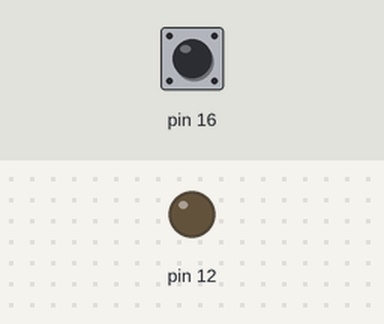
The program below on a simulated Raspberry Pi (header pin numbers). On the bench: output pins drawn as LEDs (lit = HIGH). The inputs (shaded band) are chosen by the test bench; at power-on: pin 16 HIGH. The run ends when the program shuts the computer down; the clock reads 2024-03-15 10:24:30 at power-on unless the program sets it; what the program prints to the terminal is not drawn. At 6.0 s the program puts the board to deep sleep or switches it off; the recording ends there.

Above: at 1.2 s.
1.3 s: pin 16 pulled LOW for 0.15 s
2.9 s: pin 16 pulled LOW for 1 s
5.4 s: pin 16 pulsed LOW 5 times (0.12 s each, 0.3 s apart)
Timing chart, 0 to 6.0 s (numbered marks = the images above; inputs shaded):
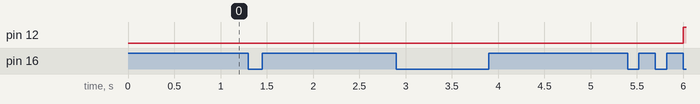

The program:

startup.py
```python
#!/usr/bin/python3
import RPi.GPIO as GPIO
import time as TIME
import subprocess

GPIO.setmode(GPIO.BOARD)
GPIO.setwarnings(False)
GPIO.setup(16,GPIO.IN,pull_up_down=GPIO.PUD_UP)
# zaehler fuer falling edge
edgecount=0
def on_off_callback(kanal):
	print("Falling Edge")
	#Test:Blinky einschalten, Port 12 LO
	GPIO.setup(12,GPIO.OUT)
	GPIO.output(12,1)

# Port 16 als Input

# event-detect config
#GPIO.add_event_detect(16,GPIO.FALLING,callback=on_off_callback, bouncetime=200)

lastklickzeit=TIME.time()*1000
print("lastklickzeit: ",lastklickzeit)

# Warten auf Ecke
while (edgecount<4):
	try:
		print("Warten auf Falling")
		GPIO.wait_for_edge(16,GPIO.FALLING)
		print("Falling bemerkt")
		klickzeit=TIME.time()*1000
		if ((klickzeit-lastklickzeit)>5000):
			edgecount=0
			lastklickzeit=klickzeit
		if (edgecount<2):
			print ("Anzahl: ",edgecount)
			edgecount=edgecount+1
		else:
			print("3 Fallings bemerkt")
			GPIO.setup(12,GPIO.OUT)
			GPIO.output(12,1)
			subprocess.call(['pkill','raspivid'])
			subprocess.call(['sudo','halt'])
	except KeyboardInterrupt:
		print("Keyboard Input")
```

Measured:
- after the input at 1.3 s, every drawn part: stays the same
- after the input at 2.9 s, every drawn part: stays the same
- after the input at 5.4 s, pin 12: LOW → HIGH after 0.60 s
